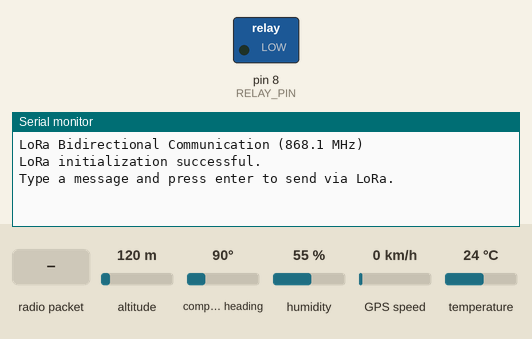
A sketch run on a simulated Arduino Uno, built with avr-gcc and run on an emulated ATmega328P. Parts: switched loads named in the sketch (green lamp = pin HIGH), the last lines printed to the serial monitor. The inputs (shaded band) are chosen by the test bench; at power-on: altitude 120 m, compass heading 90°, humidity 55 %, GPS speed 0 km/h, temperature 24 °C. The GPS gets a fix after 3 s at 37.7749, -122.4194 with 8 satellites; no radio packets arrive unless stated.

Above: at 1.2 s.
1.3 s: radio packet "5" arrives
At 2.1 s:
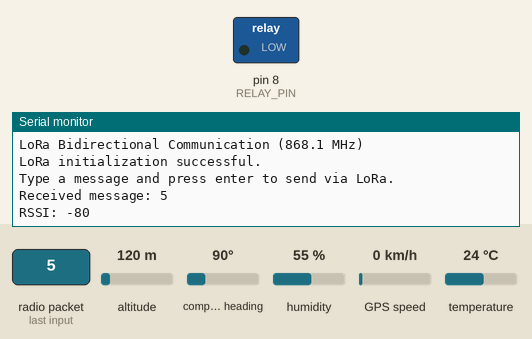
2.8 s: radio packet "hello from the claud" arrives
At 3.7 s:
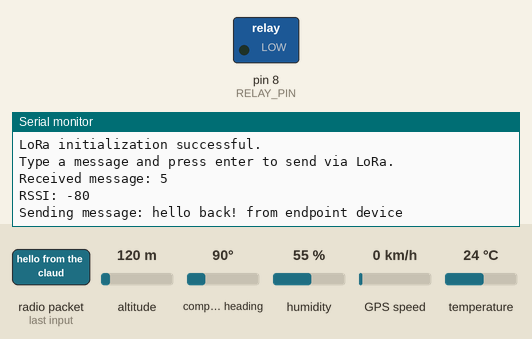

The sketch:

endPoint.ino
```cpp
// Include necessary libraries
#include <SPI.h>      // Required for SPI communication
#include <LoRa.h>     // LoRa library for Arduino
#include <DHT.h>
#include <ArduinoJson.h>
#include <TinyGPSPlus.h>
#include <SoftwareSerial.h>

#define max_soilMoisture 600
#define min_soilMoisture  0


// Create software serial for GPS module
static const int RXPin = 20, TXPin = 21;
static const uint32_t GPSBaud = 9600;

// The TinyGPSPlus object
TinyGPSPlus gps;

// The serial connection to the GPS device
SoftwareSerial gpsSerial(RXPin, TXPin);


// Define LoRa module pins
#define SS_PIN 10     // Slave Select pin
#define RST_PIN 9     // Reset pin
#define DIO0_PIN 7    // DIO0 pin (used for receive callback)

// Define LoRa frequency (868.1 MHz for Europe)
#define LORA_FREQUENCY 868.1E6  // Frequency in Hz

// DHT22 Settings
#define DHTPIN 2          // Pin connected to the DHT22 data pin
#define DHTTYPE DHT22     // DHT22 sensor type
DHT dht(DHTPIN, DHTTYPE);

#define SOIL_MOISTURE_PIN A0
#define RELAY_PIN 8

// Variables for handling user input
String inputMessage = "";   // Stores the message input by the user
bool messageReady = false;  // Flag to indicate when a complete message is ready to send


// Timing variables
unsigned long previousMillis = 0;  // Stores last time sensor data was read
// const long interval = 120000;      // Interval at which to read sensors (2 minutes)
const long interval = 10000;      // Interval at which to read sensors (10 second)


float randomValue[] = {21.6, 18.9, 46.7, 59.7, 62.6, 68.8, 67.3, 71.7, 67.7, 68.9, 67.4, 68.6,67.4, 67.4, 69.6};
int i = 0;

void setup() {
  // Initialize serial communication
  Serial.begin(9600);
  while (!Serial);  // Wait for serial port to connect. Needed for native USB port only

  // Initialize DHT22 sensor
  dht.begin();

  pinMode(DHTPIN, INPUT);  // Explicitly set the data pin as OUTPUT for DHT22 (though it's handled by dht.begin())
  pinMode(SOIL_MOISTURE_PIN, INPUT); // Set soil moisture sensor pin as INPUT
  pinMode(RELAY_PIN, OUTPUT);
  digitalWrite(RELAY_PIN, LOW);

  gpsSerial.begin(GPSBaud);

  Serial.println("LoRa Bidirectional Communication (868.1 MHz)");

  // Configure LoRa transceiver module
  LoRa.setPins(SS_PIN, RST_PIN, DIO0_PIN);

  // Initialize LoRa
  if (!LoRa.begin(LORA_FREQUENCY)) {
    Serial.println("LoRa initialization failed. Check your connections.");
    while (1);  // If failed, do nothing
  }

  // Set LoRa parameters
  LoRa.setSpreadingFactor(12);  // Set spreading factor (6-12). Higher SF increases range but decreases data rate
  LoRa.setSyncWord(0xF3);       // Set sync word to ensure communication only between nodes with the same sync word

  Serial.println("LoRa initialization successful.");
  Serial.println("Type a message and press enter to send via LoRa.");

    randomSeed(analogRead(1));  // Seed the random number generator
}

void loop() {
  // Check for any incoming LoRa data
  int packetSize = LoRa.parsePacket();
  if (packetSize) {  // If a packet is received
    receiveMessage();  // Call function to handle the received message
  }


  unsigned long currentMillis = millis();

  // Check if it's time to read the sensors
  if (currentMillis - previousMillis >= interval) {
    // Save the last time the sensors were read
    previousMillis = currentMillis;

    // Create a JSON object
    StaticJsonDocument<200> doc;

    // Read soil moisture sensor value
    int soilMoistureValue = analogRead(SOIL_MOISTURE_PIN);

    // sensor calibration
    float soilMoisture_reading = (soilMoistureValue/(2^10 - 1 )) * 3.3; // V_reading = (ADC_Reading/(2^ADC_bits - 1 )) * V_supply
    float soilMoisture_Percentage = (soilMoisture_reading - min_soilMoisture)*100 / (max_soilMoisture - min_soilMoisture);
    // map any soilMoisture in the range [min_soilMoisture°C, max_soilMoisture°C] to a percentage between 0% and 100%.

    doc["soil_moisture"] = randomValue[i];
    i++;


    // Read DHT22 sensor data
    float temperature = dht.readTemperature();  // Get temperature in Celsius
    float humidity = dht.readHumidity();        // Get humidity in percentage

    // Check if any reads failed
    if (isnan(temperature) || isnan(humidity)) {
      doc["error"] = "Failed to read from DHT sensor!";
      doc["temperature"] = 0;
      doc["humidity"] = 0;
    } else {
      // Add temperature and humidity to JSON object
      doc["temperature"] = temperature;
      doc["humidity"] = humidity;
    }
    float* pos = getGPS();
    doc["lng"] = pos[0];
    doc["lat"] = pos[1];

    // Serialize JSON object to string and print it
    String output;
    serializeJson(doc, output);
    sendMessage(output);
    delete[] pos;
  }
}

// Function to send a LoRa message
void sendMessage(String message) {
  Serial.print("Sending message: ");
  Serial.println(message);

  LoRa.beginPacket();  // Start the LoRa packet
  LoRa.print(message);  // Add the message to the packet
  LoRa.endPacket();  // Finish the packet and send it
}

// Function to receive and process a LoRa message
void receiveMessage() {
  String message = "";  // Variable to store the received message

  // Read the packet
  while (LoRa.available()) {
    message += (char)LoRa.read();  // Read each byte and add it to the message string
  }

  if (message == "hello from the claud") {
    sendMessage("hello back! from endpoint device");
    return;
  }

  // Print the received message
  Serial.print("Received message: ");
  Serial.println(message);

  // Print the RSSI (Received Signal Strength Indicator)
  Serial.print("RSSI: ");
  Serial.println(LoRa.packetRssi());  // Get and print the RSSI of the received packet

  digitalWrite(RELAY_PIN, 1);
  delay(strtol(message.c_str(), nullptr, 10));
  digitalWrite(RELAY_PIN, 0);
}


float* getGPS() {
  float* pos = new float[2]{10.1906103, 36.8920991}; // Dynamically allocate memory for two floats

  while (gpsSerial.available()) {
    gps.encode(gpsSerial.read());

    if (gps.location.isUpdated()) {
      pos[0] = gps.location.lng();
      pos[1] = gps.location.lat();
    }
  }

  return pos; // Remember to delete this memory later to avoid memory leaks
}
```

Measured:
- after the input at 1.3 s, the serial monitor: prints a new line at once (image 1)
- after the input at 2.8 s, the serial monitor: prints a new line at once (image 2)
